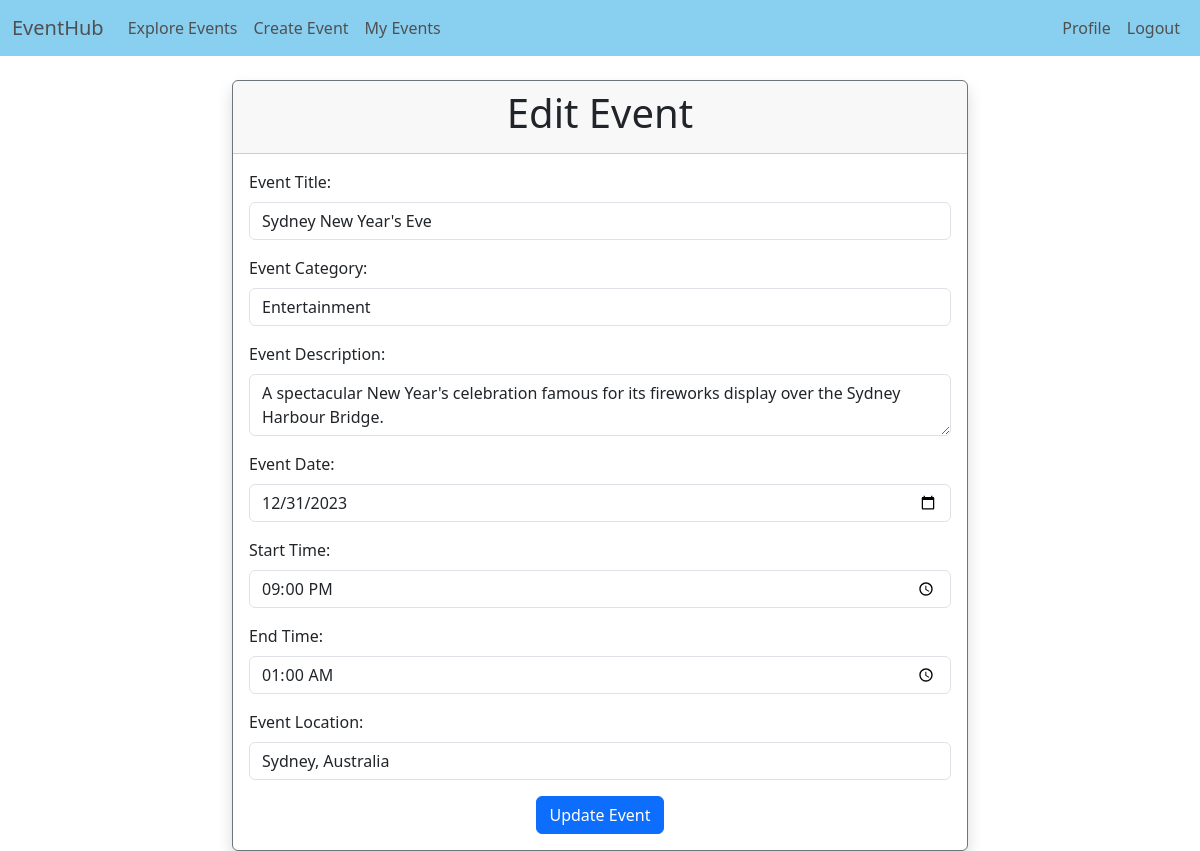
Screenshot of /edit-event/7 (signed in) with the database file from the repository.
### app/models/models.py (models this page shows, shortened)
class Event(db.Model):
    id = db.Column(db.Integer, primary_key=True)
    category = db.Column(db.String(100))
    title = db.Column(db.String(255), nullable=False)
    description = db.Column(db.Text)
    date = db.Column(db.Date, nullable=False)
    start_time = db.Column(db.Time, nullable=False)
    end_time = db.Column(db.Time, nullable=False)
    location = db.Column(db.String(100))
    creator_id = db.Column(db.Integer, db.ForeignKey('user.id'))

### app/views/events.py (the view, shortened to what this page needs)
@events_dp.route('/edit-event/<int:event_id>', methods=['GET', 'POST'])
@login_required
def edit_event(event_id):
    event = Event.query.get_or_404(event_id)
    if not is_event_creator(event_id, current_user.id):
        flash('You do not have permission to edit this event.', 'danger')
        return redirect(url_for('events.my_events'))
    if event.creator_id != current_user.id:
        flash('You do not have permission to edit this event.', 'danger')
        return redirect(url_for('events_views.my_events'))
    form = CreateEventForm(obj=event)  # Populate form with event data
    return render_template("edit_event.html", form=form, event=event, title="Edit Event")

### app/forms/forms.py
class CreateEventForm(FlaskForm):
    title = StringField('Title',validators=[DataRequired(), Length(max=255)])
    category = SelectField('Category', choices=[
        ('music', 'Music'),
        ('sports', 'Sports'),
        ('technology', 'Technology'),
        ('education', 'Education'),
        ('art', 'Art'),
        ('food', 'Food & Drink'),
        ('health', 'Health'),
        ('business', 'Business'),
        ('travel', 'Travel'),
        ('outdoors', 'Outdoors'),
        ('entertainment', 'Entertainment'),
        ], validators=[DataRequired()])
    description = TextAreaField('Description', validators=[Length(max=500)])
    date = DateField('Date', format="%Y-%m-%d")
    start_time = TimeField('Start Time', format="%H:%M")
    end_time = TimeField('End Time', format="%H:%M")
    location = StringField('Location', validators=[Length(max=100)])
    submit = SubmitField('Create Event')

### app/views/events.py (called while the page is built)
def is_event_creator(event_id, user_id):
    return Event.query.filter_by(id=event_id, creator_id=user_id).first() is not None

### app/templates/events/edit_event.html (shortened to what this page needs)
{% extends "base.html" %}
{% block content %}
<div class="container mt-4">
    <div class="row justify-content-center">
        <div class="col-lg-8">
            <div class="card border-secondary shadow">
                <div class="card-header text-center">
                    <h1>Edit Event</h1>
                </div>
                <div class="card-body">
                    <form action="{{ url_for('events_views.edit_event', event_id=event.id) }}" method="post">
                        <div class="mb-3">
                            <label for="title" class="form-label">Event Title:</label>
                            {{ form.title(class="form-control", id="title", required=True) }}
                        </div>
                        <div class="mb-3">
                            <label for="category" class="form-label">Event Category:</label>
                            {{ form.category(class="form-control", id="category", required=True) }}
                        </div>
                        <div class="mb-3">
                            <label for="description" class="form-label">Event Description:</label>
                            {{ form.description(class="form-control", id="description", required=True) }}
                        </div>
                        <div class="mb-3">
                            <label for="date" class="form-label">Event Date:</label>
                            {{ form.date(class="form-control", id="date", required=True) }}
                        </div>
                        <div class="mb-3">
                            <label for="start_time" class="form-label">Start Time:</label>
                            {{ form.start_time(class="form-control", id="start_time", required=True) }}
                        </div>
                        <div class="mb-3">
                            <label for="end_time" class="form-label">End Time:</label>
                            {{ form.end_time(class="form-control", id="end_time", required=True) }}
                        </div>
                        <div class="mb-3">
                            <label for="location" class="form-label">Event Location:</label>
                            {{ form.location(class="form-control", id="location", required=True) }}
                        </div>
                        <div class="text-center">
                            <input type="submit" class="btn btn-primary" value="Update Event">
                        </div>
                    </form>
                </div>
            </div>
        </div>
    </div>
</div>
{% endblock %}

### rows the page displays
Event: title "Sydney New Year's Eve", category "Entertainment", description "A spectacular New Year's celebration famous for its fireworks display over the Sydney Harbour Bridge.", date "12/31/2023", start_time "21:00", end_time "01:00", location "Sydney, Australia"
